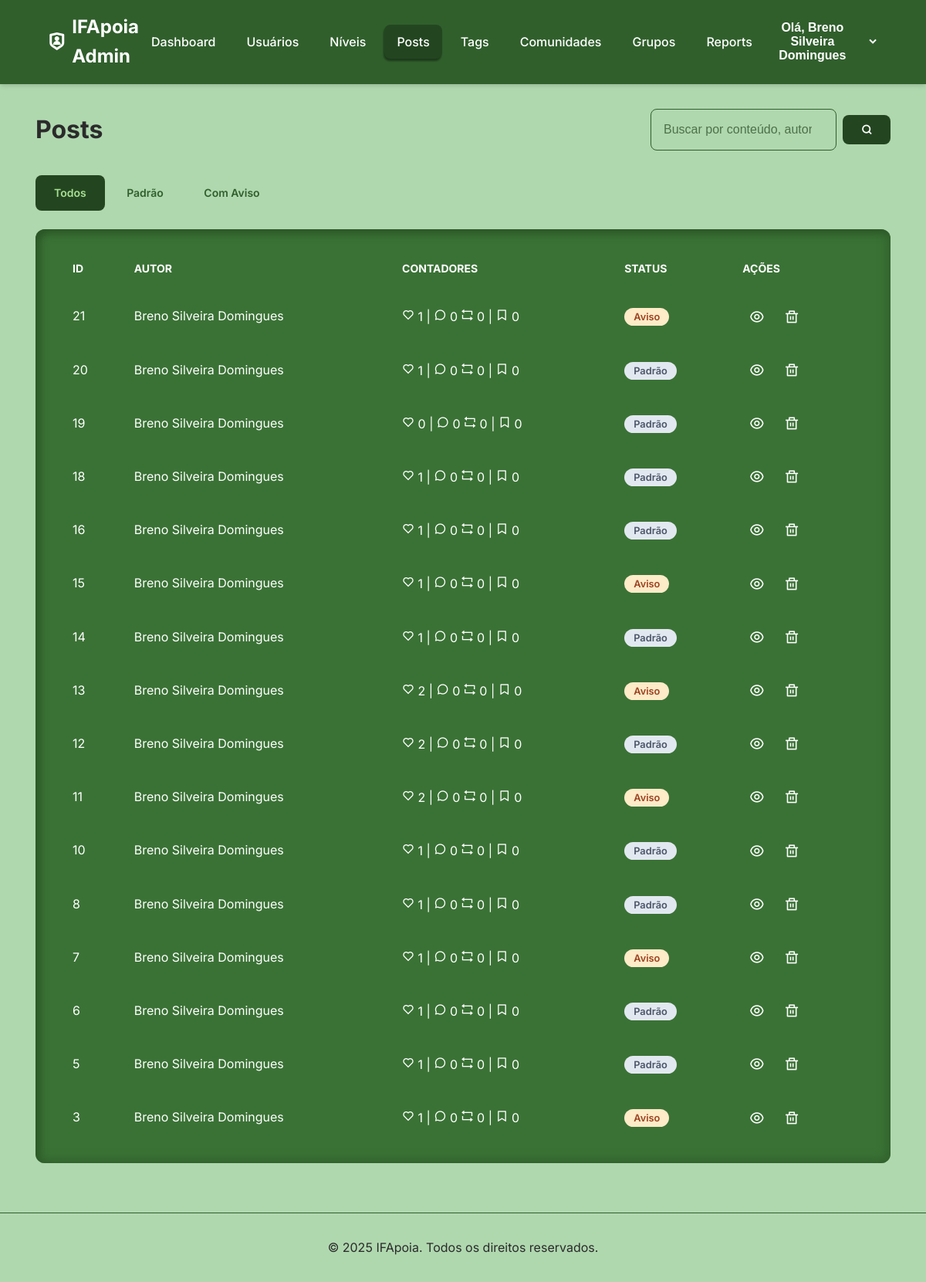
Page /modules/admin/admin_posts.php (signed in) on the committed database.
### tables this page shows
CREATE TABLE `posts` (
  `post_id` int(11) NOT NULL,
  `user_id` int(11) DEFAULT NULL,
  `content` text NOT NULL,
  `type` enum('padrao','resposta','citacao') NOT NULL DEFAULT 'padrao',
  `status` varchar(100) NOT NULL DEFAULT 'ativo',
  `content_warning` tinyint(1) NOT NULL DEFAULT 0,
  `created_at` timestamp NOT NULL DEFAULT current_timestamp(),
  `updated_at` timestamp NULL DEFAULT NULL,
  `view_count` int(11) NOT NULL DEFAULT 0,
  `reply_count` int(11) NOT NULL DEFAULT 0,
  `repost_count` int(11) NOT NULL DEFAULT 0,
  `bookmark_count` int(11) NOT NULL DEFAULT 0,
  `like_count` int(11) NOT NULL DEFAULT 0
);

CREATE TABLE `users` (
  `user_id` int(11) NOT NULL,
  `role_id` int(11) DEFAULT 4,
  `full_name` varchar(100) NOT NULL,
  `email` varchar(100) NOT NULL,
  `password_hash` varchar(255) NOT NULL,
  `state` varchar(100) DEFAULT NULL,
  `campus` varchar(100) DEFAULT NULL,
  `gender` varchar(100) DEFAULT NULL,
  `sexual_orientation` varchar(100) DEFAULT NULL,
  `profile_image_url` varchar(255) DEFAULT '../src/assets/img/default-user.png',
  `cover_image_url` varchar(255) DEFAULT NULL,
  `bio` text DEFAULT NULL,
  `created_at` timestamp NOT NULL DEFAULT current_timestamp(),
  `updated_at` timestamp NOT NULL DEFAULT current_timestamp() ON UPDATE current_timestamp()
);

### modules/admin/admin_posts.php (the view, shortened to what this page needs)
<?php
require_once('admin_header.php');
$search_query = isset($_GET['search']) ? trim($_GET['search']) : '';
$filter = isset($_GET['filter']) ? $_GET['filter'] : 'all';
$sql = "SELECT
            p.post_id, p.content, p.created_at, p.status, p.type,
            p.content_warning, p.like_count, p.reply_count, p.repost_count, p.bookmark_count,
            u.full_name,
            c.name as community_name,
            GROUP_CONCAT(DISTINCT t.name SEPARATOR ', ') as tags,
            (SELECT GROUP_CONCAT(pm.media_url SEPARATOR ';') FROM post_media pm WHERE pm.post_id = p.post_id) as media_urls
        FROM posts p
        LEFT JOIN users u ON p.user_id = u.user_id
        LEFT JOIN community_posts cp ON p.post_id = cp.post_id
        LEFT JOIN communities c ON cp.community_id = c.community_id
        LEFT JOIN post_tags pt ON p.post_id = pt.post_id
        LEFT JOIN tags t ON pt.tag_id = t.tag_id
        ";
$params = [];
$sql .= " GROUP BY p.post_id ORDER BY p.post_id DESC";
$stmt = $pdo->prepare($sql);
$stmt->execute($params);
$posts = $stmt->fetchAll(PDO::FETCH_ASSOC);
?>
<main class="container">
    <div class="page-header">
        <h1>Posts</h1>
        <form action="admin_posts.php" method="GET" class="search-form">
            <input type="search" name="search" placeholder="Buscar por conteúdo, autor, comunidade, tag..." value="<?php echo htmlspecialchars($search_query); ?>">
            <button type="submit" class="btn btn-primary"><i class="ri-search-line"></i></button>
        </form>
    </div>
    <div class="filters">
        <a href="admin_posts.php?filter=all" class="btn <?php echo ($filter == 'all') ? 'btn-primary' : ''; ?>">Todos</a>
        <a href="admin_posts.php?filter=default" class="btn <?php echo ($filter == 'default') ? 'btn-primary' : ''; ?>">Padrão</a>
        <a href="admin_posts.php?filter=warning" class="btn <?php echo ($filter == 'warning') ? 'btn-primary' : ''; ?>">Com Aviso</a>
    </div>
    <div class="table-container">
        <table>
            <thead>
                <tr>
                    <th>ID</th>
                    <th>Autor</th>
                    <th>Contadores</th>
                    <th>Status</th>
                    <th>Ações</th>
                </tr>
            </thead>
            <tbody>
                <?php if ($posts && count($posts) > 0): ?>
                    <?php foreach ($posts as $post): ?>
                        <tr>
                            <td><?php echo $post['post_id']; ?></td>
                            <td><?php echo htmlspecialchars($post['full_name'] ?? 'Apagado'); ?></td>
                            <td>
                                <i class="ri-heart-line" title="Likes"></i> <?php echo $post['like_count']; ?> |
                                <i class="ri-chat-3-line" title="Respostas"></i> <?php echo $post['reply_count']; ?>
                                <i class="ri-repeat-line" title="Reposts"></i> <?php echo $post['repost_count'] ?? 0; ?> |
                                <i class="ri-bookmark-line" title="Salvos"></i> <?php echo $post['bookmark_count'] ?? 0; ?>
                            </td>
                            <td>
                                <?php
                                $status_exibido = false;
                                if ($post['content_warning']): ?>
                                    <span class="status-badge status-warning">Aviso</span>
                                <?php $status_exibido = true;
                                endif; ?>
                                <?php if (!$status_exibido): ?>
                                    <span class="status-badge status-padrao">Padrão</span>
                                <?php endif; ?>
                            </td>
                            <td class="actions">
                                <button class="btn btn-icon btn-view" title="Ver Detalhes"
                                    data-post-id="<?php echo $post['post_id']; ?>"
                                    data-content="<?php echo htmlspecialchars($post['content']); ?>"
                                    data-author-name="<?php echo htmlspecialchars($post['full_name'] ?? 'Apagado'); ?>"
                                    data-created-at="<?php echo date("d/m/Y H:i", strtotime($post['created_at'])); ?>"
                                    data-community-name="<?php echo htmlspecialchars($post['community_name'] ?? 'N/A'); ?>"
                                    data-tags="<?php echo htmlspecialchars($post['tags'] ?? 'Nenhuma'); ?>"
                                    data-media-urls="<?php echo htmlspecialchars($post['media_urls'] ?? ''); ?>"
                                    data-type="<?php echo htmlspecialchars($post['type']); ?>"
                                    data-content-warning="<?php echo $post['content_warning']; ?>"
                                    data-like-count="<?php echo $post['like_count']; ?>"
                                    data-reply-count="<?php echo $post['reply_count']; ?>"
                                    data-repost-count="<?php echo $post['repost_count'] ?? 0; ?>"
                                    data-bookmark-count="<?php echo $post['bookmark_count'] ?? 0; ?>">
                                    <i class="ri-eye-line"></i>
                                </button>
                                <a href="admin_posts.php?delete_id=<?php echo $post['post_id']; ?>" onclick="return confirm('Tem a certeza que deseja apagar este post? Esta ação é irreversível.');" class="btn btn-icon btn-delete" title="Apagar">
                                    <i class="ri-delete-bin-line"></i>
                                </a>
                            </td>
                        </tr>
                    <?php endforeach; ?>
                <?php else: ?>
                    <tr>
                        <td colspan="5">Nenhum post encontrado para os critérios selecionados.</td>
                    </tr>
                <?php endif; ?>
            </tbody>
        </table>
    </div>
</main>
<?php include 'admin_footer.php'; ?>

### src/assets/css/admin.css (style rules this page uses)
:root { --primary-color: #305F2C; --secondary-color: #a9df93; --background-color: #b0d8af; --accent-color: #3a7235; --card-bg-color: transparent; --text-color: #ffffff; --text-muted-color: #2b2b2b; --border-color: var(--primary-color); --danger-color: #e44040; --warning-color: #e7772c; --success-color: #38a169; --info-color: #234620; --padrao-color: #6c757d; --box-shadow: 0 4px 6px -1px rgba(0, 0, 0, 0.1), 0 2px 4px -1px rgba(0, 0, 0, 0.06); --border: 2px solid var(--border-color); }
* { box-sizing: border-box; margin: 0; padding: 0; }
body { font-family: 'Inter', sans-serif; background-color: var(--background-color); color: var(--text-color); line-height: 1.6; }
.container { width: 95%; max-width: 1400px; margin: 0 auto; padding: 2rem 1rem; }
.page-header { display: flex; justify-content: space-between; align-items: center; margin-bottom: 1.5rem; flex-wrap: wrap; gap: 1rem; }
.page-header>h1 { color: var(--text-muted-color) }
.search-form { display: flex; gap: 0.5rem; }
.form-container, .table-container { background-color: var(--accent-color); padding: 1.5rem 2rem; border-radius: 12px; box-shadow: inset -5px -5px 12px rgba(48, 95, 44, 0.7), inset 5px 5px 12px rgba(35, 70, 32, 0.7); margin-bottom: 2rem; }
table { width: 100%; border-collapse: collapse; }
th, td { padding: 1rem; text-align: left; color: var(--text-color); vertical-align: middle; }
thead th { font-size: 0.875rem; text-transform: uppercase; color: var(--text-color); background-color: var(--card-bg-color); }
.actions { display: flex; align-items: center; gap: 0.5rem; }
.actions i { font-weight: 400; }
input[type="text"], input[type="search"], textarea, select { background-color: var(--background-color); width: 100%; padding: 0.75rem 1rem; border: 1px solid var(--border-color); border-radius: 8px; font-size: 1rem; transition: all 0.3s ease; }
input::placeholder { color: var(--info-color); opacity: 0.7; }
.btn { padding: 0.75rem 1.5rem; border: none; border-radius: 8px; cursor: pointer; font-size: 14px; font-weight: 600; text-decoration: none; display: inline-flex; align-items: center; gap: 0.5rem; transition: all 0.3s ease; }
.filters a.btn { text-decoration: none !important; color: var(--primary-color); }
.filters a.btn.btn-primary { text-decoration: none !important; color: var(--secondary-color); }
.filters { margin-bottom: 1rem; }
.btn-primary { background-color: var(--info-color); color: white; margin: 0.5rem 0; }
.btn-icon { padding: 0.5rem; background: none; border: 1px solid transparent; }
.btn-icon i { font-size: 1.2rem; line-height: 1; color: var(--text-color); }
.btn-delete { color: var(--danger-color); }
.btn-view { color: var(--warning-color); }
.status-badge { padding: 0.25rem 0.75rem; border-radius: 999px; font-weight: 600; font-size: 0.8rem; text-transform: capitalize; }
.status-padrao { background-color: #e2e8f0; color: #4a5568; }
.status-warning { background-color: #feebc8; color: #9c4221; }

### rows in the picture
posts: post_id "21", user.full_name "Breno Silveira Domingues", like_count "1", reply_count "0", repost_count "0", bookmark_count "0", content_warning "Aviso"
posts: post_id "20", user.full_name "Breno Silveira Domingues", like_count "1", reply_count "0", repost_count "0", bookmark_count "0", shows "Padrão"
posts: post_id "19", user.full_name "Breno Silveira Domingues", like_count "0", reply_count "0", repost_count "0", bookmark_count "0", shows "Padrão"
posts: post_id "18", user.full_name "Breno Silveira Domingues", like_count "1", reply_count "0", repost_count "0", bookmark_count "0", shows "Padrão"
posts: post_id "16", user.full_name "Breno Silveira Domingues", like_count "1", reply_count "0", repost_count "0", bookmark_count "0", shows "Padrão"
posts: post_id "15", user.full_name "Breno Silveira Domingues", like_count "1", reply_count "0", repost_count "0", bookmark_count "0", content_warning "Aviso"
posts: post_id "14", user.full_name "Breno Silveira Domingues", like_count "1", reply_count "0", repost_count "0", bookmark_count "0", shows "Padrão"
posts: post_id "13", user.full_name "Breno Silveira Domingues", like_count "2", reply_count "0", repost_count "0", bookmark_count "0", content_warning "Aviso"
posts: post_id "12", user.full_name "Breno Silveira Domingues", like_count "2", reply_count "0", repost_count "0", bookmark_count "0", shows "Padrão"
posts: post_id "11", user.full_name "Breno Silveira Domingues", like_count "2", reply_count "0", repost_count "0", bookmark_count "0", content_warning "Aviso"
posts: post_id "10", user.full_name "Breno Silveira Domingues", like_count "1", reply_count "0", repost_count "0", bookmark_count "0", shows "Padrão"
posts: post_id "8", user.full_name "Breno Silveira Domingues", like_count "1", reply_count "0", repost_count "0", bookmark_count "0", shows "Padrão"
posts: post_id "7", user.full_name "Breno Silveira Domingues", like_count "1", reply_count "0", repost_count "0", bookmark_count "0", content_warning "Aviso"
posts: post_id "6", user.full_name "Breno Silveira Domingues", like_count "1", reply_count "0", repost_count "0", bookmark_count "0", shows "Padrão"
posts: post_id "5", user.full_name "Breno Silveira Domingues", like_count "1", reply_count "0", repost_count "0", bookmark_count "0", shows "Padrão"
posts: post_id "3", user.full_name "Breno Silveira Domingues", like_count "1", reply_count "0", repost_count "0", bookmark_count "0", content_warning "Aviso"

### other values in the picture
$_SESSION['full_name'] "Breno Silveira Domingues"
